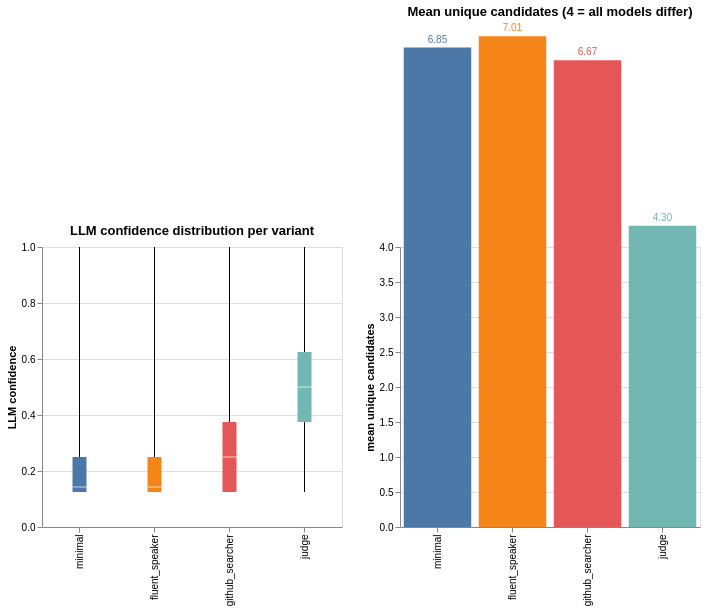

The notebook cell saved with this chart:
### Markdown cell above
## §2 — Within Prompt × Across Services
_Cross-service agreement per prompt variant_

For each prompt variant independently: how much do the eight LLM services agree on the same translation? High agreement means all models converge on the same answer when asked the same way. Low agreement means models have genuinely different outputs regardless of the prompt.

Key metric: **LLM confidence** = fraction of services agreeing on the most common translation within a (language, variant).

### Code cell
plot_data = scored_df[scored_df['llm_total_services'] > 0].copy()

box = alt.Chart(plot_data).mark_boxplot(extent='min-max').encode(
    x=alt.X('prompt_variant:N', sort=VARIANTS, title=None),
    y=alt.Y('llm_confidence:Q', scale=alt.Scale(domain=[0, 1]),
            title='LLM confidence'),
    color=alt.Color('prompt_variant:N', sort=VARIANTS, legend=None),
    tooltip=['prompt_variant:N', 'llm_confidence:Q'],
).properties(width=300, height=280,
             title='LLM confidence distribution per variant')

cands = (plot_data.groupby('prompt_variant')['llm_unique_candidates']
         .mean().reset_index()
         .rename(columns={'llm_unique_candidates': 'mean_unique_candidates'}))
bar = alt.Chart(cands).mark_bar().encode(
    x=alt.X('prompt_variant:N', sort=VARIANTS, title=None),
    y=alt.Y('mean_unique_candidates:Q', title='mean unique candidates',
            scale=alt.Scale(domain=[0, 4])),
    color=alt.Color('prompt_variant:N', sort=VARIANTS, legend=None),
    tooltip=['prompt_variant:N',
             alt.Tooltip('mean_unique_candidates:Q', format='.2f')],
).properties(width=300, height=280,
             title='Mean unique candidates (4 = all models differ)')
bar_text = bar.mark_text(dy=-8, fontSize=10).encode(
    text=alt.Text('mean_unique_candidates:Q', format='.2f'))

box | (bar + bar_text)

### Figure 1 — Vega specification as saved in the notebook (floating-point values rounded to 4 significant figures)
{"$schema": "https://vega.github.io/schema/vega/v6.json", "data": [{"name": "source_0"}, {"name": "data_0"}, {"name": "data_2", "values": [{"lower_box_llm_confidence": 0.125, "lower_whisker_llm_confidence": 0.125, "mid_box_llm_confidence": 0.1429, "prompt_variant": "minimal", "upper_box_llm_confidence": 0.25, "upper_whisker_llm_confidence": 1.0}, {"lower_box_llm_confidence": 0.125, "lower_whisker_llm_confidence": 0.125, "mid_box_llm_confidence": 0.1429, "prompt_variant": "fluent_speaker", "upper_box_llm_confidence": 0.25, "upper_whisker_llm_confidence": 1.0}, {"lower_box_llm_confidence": 0.125, "lower_whisker_llm_confidence": 0.125, "mid_box_llm_confidence": 0.25, "prompt_variant": "github_searcher", "upper_box_llm_confidence": 0.375, "upper_whisker_llm_confidence": 1.0}, {"lower_box_llm_confidence": 0.375, "lower_whisker_llm_confidence": 0.125, "mid_box_llm_confidence": 0.5, "prompt_variant": "judge", "upper_box_llm_confidence": 0.625, "upper_whisker_llm_confidence": 1.0}]}, {"name": "data_3", "values": [{"lower_box_llm_confidence": 0.125, "lower_whisker_llm_confidence": 0.125, "mid_box_llm_confidence": 0.1429, "prompt_variant": "minimal", "upper_box_llm_confidence": 0.25, "upper_whisker_llm_confidence": 1.0}, {"lower_box_llm_confidence": 0.125, "lower_whisker_llm_confidence": 0.125, "mid_box_llm_confidence": 0.1429, "prompt_variant": "fluent_speaker", "upper_box_llm_confidence": 0.25, "upper_whisker_llm_confidence": 1.0}, {"lower_box_llm_confidence": 0.125, "lower_whisker_llm_confidence": 0.125, "mid_box_llm_confidence": 0.25, "prompt_variant": "github_searcher", "upper_box_llm_confidence": 0.375, "upper_whisker_llm_confidence": 1.0}, {"lower_box_llm_confidence": 0.375, "lower_whisker_llm_confidence": 0.125, "mid_box_llm_confidence": 0.5, "prompt_variant": "judge", "upper_box_llm_confidence": 0.625, "upper_whisker_llm_confidence": 1.0}]}, {"name": "data_4"}, {"name": "data_6", "values": [{"lower_box_llm_confidence": 0.125, "lower_whisker_llm_confidence": 0.125, "mid_box_llm_confidence": 0.1429, "prompt_variant": "minimal", "upper_box_llm_confidence": 0.25, "upper_whisker_llm_confidence": 1.0}, {"lower_box_llm_confidence": 0.125, "lower_whisker_llm_confidence": 0.125, "mid_box_llm_confidence": 0.1429, "prompt_variant": "fluent_speaker", "upper_box_llm_confidence": 0.25, "upper_whisker_llm_confidence": 1.0}, {"lower_box_llm_confidence": 0.125, "lower_whisker_llm_confidence": 0.125, "mid_box_llm_confidence": 0.25, "prompt_variant": "github_searcher", "upper_box_llm_confidence": 0.375, "upper_whisker_llm_confidence": 1.0}, {"lower_box_llm_confidence": 0.375, "lower_whisker_llm_confidence": 0.125, "mid_box_llm_confidence": 0.5, "prompt_variant": "judge", "upper_box_llm_confidence": 0.625, "upper_whisker_llm_confidence": 1.0}]}, {"name": "data_7", "values": [{"lower_box_llm_confidence": 0.125, "lower_whisker_llm_confidence": 0.125, "mid_box_llm_confidence": 0.1429, "prompt_variant": "minimal", "upper_box_llm_confidence": 0.25, "upper_whisker_llm_confidence": 1.0}, {"lower_box_llm_confidence": 0.125, "lower_whisker_llm_confidence": 0.125, "mid_box_llm_confidence": 0.1429, "prompt_variant": "fluent_speaker", "upper_box_llm_confidence": 0.25, "upper_whisker_llm_confidence": 1.0}, {"lower_box_llm_confidence": 0.125, "lower_whisker_llm_confidence": 0.125, "mid_box_llm_confidence": 0.25, "prompt_variant": "github_searcher", "upper_box_llm_confidence": 0.375, "upper_whisker_llm_confidence": 1.0}, {"lower_box_llm_confidence": 0.375, "lower_whisker_llm_confidence": 0.125, "mid_box_llm_confidence": 0.5, "prompt_variant": "judge", "upper_box_llm_confidence": 0.625, "upper_whisker_llm_confidence": 1.0}]}, {"name": "source_1"}, {"name": "data_9", "values": [{"mean_unique_candidates": 7.013, "mean_unique_candidates_end": 7.013, "mean_unique_candidates_start": 0.0, "prompt_variant": "fluent_speaker"}, {"mean_unique_candidates": 6.667, "mean_unique_candidates_end": 6.667, "mean_unique_candidates_start": 0.0, "prompt_variant": "github_searcher"}, {"mean_unique_candidates": 4.305, "mean_unique_candidates_end": 4.305, "mean_unique_candidates_start": 0.0, "prompt_variant": "judge"}, {"mean_unique_candidates": 6.849, "mean_unique_candidates_end": 6.849, "mean_unique_candidates_start": 0.0, "prompt_variant": "minimal"}]}, {"name": "data_10", "values": [{"mean_unique_candidates": 7.013, "prompt_variant": "fluent_speaker"}, {"mean_unique_candidates": 6.667, "prompt_variant": "github_searcher"}, {"mean_unique_candidates": 4.305, "prompt_variant": "judge"}, {"mean_unique_candidates": 6.849, "prompt_variant": "minimal"}]}, {"name": "data_4_color_domain_prompt_variant_0", "values": [{"prompt_variant": "minimal", "sort_field": 0.0}, {"prompt_variant": "fluent_speaker", "sort_field": 1.0}, {"prompt_variant": "github_searcher", "sort_field": 2.0}, {"prompt_variant": "judge", "sort_field": 3.0}]}, {"name": "source_1_color_domain_prompt_variant_1", "values": [{"prompt_variant": "fluent_speaker", "sort_field": 1.0}, {"prompt_variant": "github_searcher", "sort_field": 2.0}, {"prompt_variant": "judge", "sort_field": 3.0}, {"prompt_variant": "minimal", "sort_field": 0.0}]}, {"name": "data_0_concat_0_x_domain_prompt_variant_0", "values": [{"prompt_variant": "minimal", "sort_field": 0.0}, {"prompt_variant": "fluent_speaker", "sort_field": 1.0}, {"prompt_variant": "github_searcher", "sort_field": 2.0}, {"prompt_variant": "judge", "sort_field": 3.0}]}, {"name": "data_4_concat_0_x_domain_prompt_variant_1", "values": [{"prompt_variant": "minimal", "sort_field": 0.0}, {"prompt_variant": "fluent_speaker", "sort_field": 1.0}, {"prompt_variant": "github_searcher", "sort_field": 2.0}, {"prompt_variant": "judge", "sort_field": 3.0}]}, {"name": "source_1_concat_1_x_domain_prompt_variant", "values": [{"prompt_variant": "fluent_speaker", "sort_field": 1.0}, {"prompt_variant": "github_searcher", "sort_field": 2.0}, {"prompt_variant": "judge", "sort_field": 3.0}, {"prompt_variant": "minimal", "sort_field": 0.0}]}], "signals": [{"name": "childWidth", "value": 300}], "marks": [{"type": "group", "name": "concat_0_group", "encode": {"update": {"width": {"signal": "childWidth"}, "height": {"signal": "height"}}}, "marks": [{"type": "rule", "name": "concat_0_layer_0_marks", "from": {"data": "data_2"}, "encode": {"update": {"stroke": {"value": "black"}, "y2": {"field": "lower_box_llm_confidence", "scale": "concat_0_y"}, "y": {"field": "lower_whisker_llm_confidence", "scale": "concat_0_y"}, "tooltip": {"signal": "{\"Max of LLM confidence\": format(datum[\"upper_whisker_llm_confidence\"], \"\"), \"Q3 of LLM confidence\": format(datum[\"upper_box_llm_confidence\"], \"\"), \"Median of LLM confidence\": format(datum[\"mid_box_llm_confidence\"], \"\"), \"Q1 of LLM confidence\": format(datum[\"lower_box_llm_confidence\"], \"\"), \"Min of LLM confidence\": format(datum[\"lower_whisker_llm_confidence\"], \"\"), \"prompt_variant\": isValid(datum[\"prompt_variant\"]) ? datum[\"prompt_variant\"] : \"\"+datum[\"prompt_variant\"]}"}, "x": {"field": "prompt_variant", "scale": "concat_0_x", "band": 0.5}}}, "style": ["rule", "boxplot-rule"], "aria": false}, {"type": "rule", "name": "concat_0_layer_1_marks", "from": {"data": "data_3"}, "encode": {"update": {"y": {"field": "upper_box_llm_confidence", "scale": "concat_0_y"}, "y2": {"field": "upper_whisker_llm_confidence", "scale": "concat_0_y"}, "tooltip": {"signal": "{\"Max of LLM confidence\": format(datum[\"upper_whisker_llm_confidence\"], \"\"), \"Q3 of LLM confidence\": format(datum[\"upper_box_llm_confidence\"], \"\"), \"Median of LLM confidence\": format(datum[\"mid_box_llm_confidence\"], \"\"), \"Q1 of LLM confidence\": format(datum[\"lower_box_llm_confidence\"], \"\"), \"Min of LLM confidence\": format(datum[\"lower_whisker_llm_confidence\"], \"\"), \"prompt_variant\": isValid(datum[\"prompt_variant\"]) ? datum[\"prompt_variant\"] : \"\"+datum[\"prompt_variant\"]}"}, "stroke": {"value": "black"}, "x": {"field": "prompt_variant", "scale": "concat_0_x", "band": 0.5}}}, "aria": false, "style": ["rule", "boxplot-rule"]}, {"type": "rect", "name": "concat_0_layer_2_marks", "from": {"data": "data_6"}, "encode": {"update": {"y": {"field": "lower_box_llm_confidence", "scale": "concat_0_y"}, "xc": {"field": "prompt_variant", "scale": "concat_0_x", "band": 0.5}, "tooltip": {"signal": "{\"Max of LLM confidence\": format(datum[\"upper_whisker_llm_confidence\"], \"\"), \"Q3 of LLM confidence\": format(datum[\"upper_box_llm_confidence\"], \"\"), \"Median of LLM confidence\": format(datum[\"mid_box_llm_confidence\"], \"\"), \"Q1 of LLM confidence\": format(datum[\"lower_box_llm_confidence\"], \"\"), \"Min of LLM confidence\": format(datum[\"lower_whisker_llm_confidence\"], \"\"), \"prompt_variant\": isValid(datum[\"prompt_variant\"]) ? datum[\"prompt_variant\"] : \"\"+datum[\"prompt_variant\"]}"}, "fill": {"field": "prompt_variant", "scale": "color"}, "y2": {"field": "upper_box_llm_confidence", "scale": "concat_0_y"}, "width": {"value": 14}}}, "style": ["bar", "boxplot-box"]}, {"type": "rect", "name": "concat_0_layer_3_marks", "from": {"data": "data_7"}, "encode": {"update": {"tooltip": {"signal": "{\"Max of LLM confidence\": format(datum[\"upper_whisker_llm_confidence\"], \"\"), \"Q3 of LLM confidence\": format(datum[\"upper_box_llm_confidence\"], \"\"), \"Median of LLM confidence\": format(datum[\"mid_box_llm_confidence\"], \"\"), \"Q1 of LLM confidence\": format(datum[\"lower_box_llm_confidence\"], \"\"), \"Min of LLM confidence\": format(datum[\"lower_whisker_llm_confidence\"], \"\"), \"prompt_variant\": isValid(datum[\"prompt_variant\"]) ? datum[\"prompt_variant\"] : \"\"+datum[\"prompt_variant\"]}"}, "yc": {"field": "mid_box_llm_confidence", "scale": "concat_0_y"}, "width": {"value": 14}, "height": {"value": 1}, "opacity": {"value": 0.7}, "xc": {"field": "prompt_variant", "scale": "concat_0_x", "band": 0.5}, "fill": [{"field": "prompt_variant", "scale": "color", "test": "datum['lower_box_llm_confidence'] >= datum['upper_box_llm_confidence']"}, {"value": "white"}]}}, "style": ["tick", "boxplot-median"], "aria": false}], "axes": [{"scale": "concat_0_y", "grid": true, "domain": false, "maxExtent": 0, "labels": false, "tickCount": {"signal": "ceil(height/40)"}, "aria": false, "minExtent": 0, "zindex": 0, "ticks": false, "orient": "left", "gridScale": "concat_0_x"}, {"scale": "concat_0_x", "labelBaseline": "middle", "grid": false, "orient": "bottom", "labelAngle": 270, "labelAlign": "right", "zindex": 0}, {"scale": "concat_0_y", "grid": false, "title": "LLM confidence", "orient": "left", "labelOverlap": true, "tickCount": {"signal": "ceil(height/40)"}, "zindex": 0}], "title": {"text": "LLM confidence distribution per variant", "frame": "group"}, "style": "cell"}, {"type": "group", "name": "concat_1_group", "encode": {"update": {"height": {"signal": "height"}, "width": {"signal": "childWidth"}}}, "marks": [{"type": "rect", "name": "concat_1_layer_0_marks", "from": {"data": "data_9"}, "encode": {"update": {"y": {"field": "mean_unique_candidates_end", "scale": "concat_1_y"}, "width": {"signal": "max(0.25, bandwidth('concat_1_x'))"}, "tooltip": {"signal": "{\"prompt_variant\": isValid(datum[\"prompt_variant\"]) ? datum[\"prompt_variant\"] : \"\"+datum[\"prompt_variant\"], \"mean_unique_candidates\": format(datum[\"mean_unique_candidates\"], \".2f\")}"}, "x": {"field": "prompt_variant", "scale": "concat_1_x"}, "y2": {"field": "mean_unique_candidates_start", "scale": "concat_1_y"}, "fill": {"field": "prompt_variant", "scale": "color"}}}, "style": ["bar"]}, {"type": "text", "name": "concat_1_layer_1_marks", "from": {"data": "data_10"}, "encode": {"update": {"tooltip": {"signal": "{\"prompt_variant\": isValid(datum[\"prompt_variant\"]) ? datum[\"prompt_variant\"] : \"\"+datum[\"prompt_variant\"], \"mean_unique_candidates\": format(datum[\"mean_unique_candidates\"], \".2f\")}"}, "dy": {"value": -8}, "fontSize": {"value": 10}, "baseline": {"value": "middle"}, "fill": {"field": "prompt_variant", "scale": "color"}, "y": {"field": "mean_unique_candidates", "scale": "concat_1_y"}, "text": {"signal": "format(datum[\"mean_unique_candidates\"], \".2f\")"}, "align": {"value": "center"}, "x": {"field": "prompt_variant", "scale": "concat_1_x", "band": 0.5}}}, "style": ["text"]}], "axes": [{"scale": "concat_1_y", "labels": false, "minExtent": 0, "zindex": 0, "gridScale": "concat_1_x", "maxExtent": 0, "grid": true, "orient": "left", "tickCount": {"signal": "ceil(height/40)"}, "domain": false, "aria": false, "ticks": false}, {"scale": "concat_1_x", "labelBaseline": "middle", "labelAlign": "right", "orient": "bottom", "labelAngle": 270, "grid": false, "zindex": 0}, {"scale": "concat_1_y", "orient": "left", "grid": false, "title": "mean unique candidates", "labelOverlap": true, "tickCount": {"signal": "ceil(height/40)"}, "zindex": 0}], "title": {"text": "Mean unique candidates (4 = all models differ)", "frame": "group"}, "style": "cell"}], "scales": [{"name": "color", "type": "ordinal", "domain": {"fields": [{"data": "data_4_color_domain_prompt_variant_0", "field": "prompt_variant"}, {"data": "source_1_color_domain_prompt_variant_1", "field": "prompt_variant"}], "sort": {"op": "max", "field": "sort_field"}}, "range": "category"}, {"name": "concat_0_x", "type": "band", "domain": {"fields": [{"data": "data_0_concat_0_x_domain_prompt_variant_0", "field": "prompt_variant"}, {"data": "data_4_concat_0_x_domain_prompt_variant_1", "field": "prompt_variant"}], "sort": {"op": "max", "field": "sort_field"}}, "range": [0, {"signal": "childWidth"}], "paddingInner": 0, "paddingOuter": 0}, {"name": "concat_0_y", "type": "linear", "domain": [0, 1], "range": [{"signal": "height"}, 0], "zero": true}, {"name": "concat_1_x", "type": "band", "domain": {"data": "source_1_concat_1_x_domain_prompt_variant", "field": "prompt_variant", "sort": {"op": "max", "field": "sort_field"}}, "range": [0, {"signal": "childWidth"}], "paddingInner": 0.1, "paddingOuter": 0.05}, {"name": "concat_1_y", "type": "linear", "domain": [0, 4], "range": [{"signal": "height"}, 0], "zero": true}], "height": 280, "background": "white", "layout": {"padding": 20, "bounds": "full", "align": "each"}, "padding": 5}
